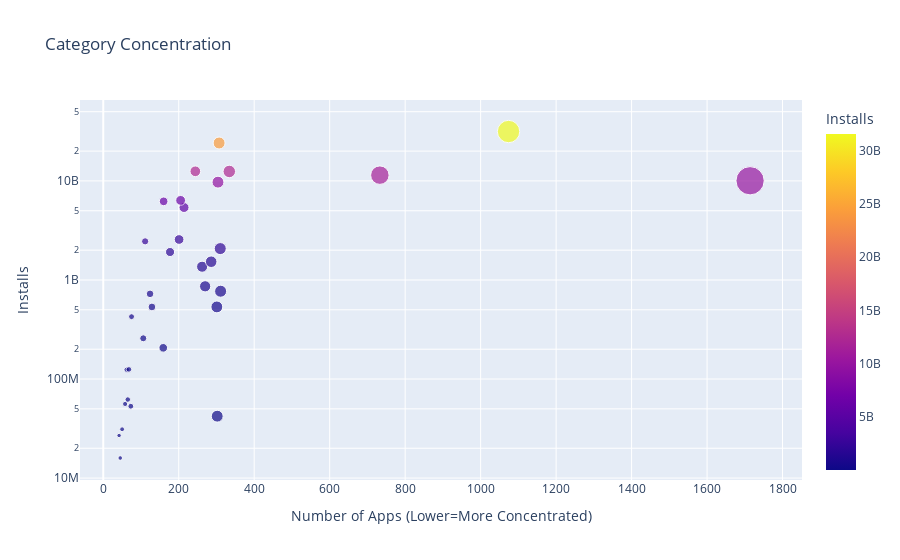

The notebook cell saved with this chart:
### Code cell
scatter = px.scatter(cat_merged_df, # data
                    x='App', # column name
                    y='Installs',
                    title='Category Concentration',
                    size='App',
                    hover_name=cat_merged_df.index,
                    color='Installs')
 
scatter.update_layout(xaxis_title="Number of Apps (Lower=More Concentrated)",
                      yaxis_title="Installs",
                      yaxis=dict(type='log'))
 
scatter.show()

### Figure 1 — Plotly figure (JSON) as saved in the notebook; plotly's stock layout.template omitted (floating-point values rounded to 4 significant figures)
{"data": [{"hovertemplate": "<b>%{hovertext}</b><br><br>App=%{marker.size}<br>Installs=%{marker.color}<extra></extra>", "hovertext": ["ART_AND_DESIGN", "AUTO_AND_VEHICLES", "BEAUTY", "BOOKS_AND_REFERENCE", "BUSINESS", "COMICS", "COMMUNICATION", "DATING", "EDUCATION", "ENTERTAINMENT", "EVENTS", "FAMILY", "FINANCE", "FOOD_AND_DRINK", "GAME", "HEALTH_AND_FITNESS", "HOUSE_AND_HOME", "LIBRARIES_AND_DEMO", "LIFESTYLE", "MAPS_AND_NAVIGATION", "MEDICAL", "NEWS_AND_MAGAZINES", "PARENTING", "PERSONALIZATION", "PHOTOGRAPHY", "PRODUCTIVITY", "SHOPPING", "SOCIAL", "SPORTS", "TOOLS", "TRAVEL_AND_LOCAL", "VIDEO_PLAYERS", "WEATHER"], "legendgroup": "", "marker": {"color": [124233100, 53129800, 26916200, 1916291655, 863518120, 56036100, 24152241530, 206522410, 533852000, 2455660000, 15949410, 10041105490, 770249400, 257777750, 31543862717, 1361006220, 125082000, 62083000, 534611120, 724267560, 42162676, 5393110650, 31116110, 2074352930, 9721243130, 12463070180, 2563331540, 12513841475, 1528531465, 11440724500, 6361859300, 6221897200, 426096500], "coloraxis": "coloraxis", "size": [62, 73, 42, 177, 270, 58, 307, 159, 129, 111, 45, 1714, 311, 106, 1074, 262, 68, 65, 301, 124, 302, 214, 50, 310, 304, 334, 201, 244, 286, 733, 205, 160, 75], "sizemode": "area", "sizeref": 4.285, "symbol": "circle"}, "mode": "markers", "name": "", "orientation": "v", "showlegend": false, "type": "scatter", "x": [62, 73, 42, 177, 270, 58, 307, 159, 129, 111, 45, 1714, 311, 106, 1074, 262, 68, 65, 301, 124, 302, 214, 50, 310, 304, 334, 201, 244, 286, 733, 205, 160, 75], "xaxis": "x", "y": [124233100, 53129800, 26916200, 1916291655, 863518120, 56036100, 24152241530, 206522410, 533852000, 2455660000, 15949410, 10041105490, 770249400, 257777750, 31543862717, 1361006220, 125082000, 62083000, 534611120, 724267560, 42162676, 5393110650, 31116110, 2074352930, 9721243130, 12463070180, 2563331540, 12513841475, 1528531465, 11440724500, 6361859300, 6221897200, 426096500], "yaxis": "y"}], "layout": {"autosize": true, "coloraxis": {"colorbar": {"title": {"text": "Installs"}}, "colorscale": [[0, "#0d0887"], [0.1111, "#46039f"], [0.2222, "#7201a8"], [0.3333, "#9c179e"], [0.4444, "#bd3786"], [0.5556, "#d8576b"], [0.6667, "#ed7953"], [0.7778, "#fb9f3a"], [0.8889, "#fdca26"], [1, "#f0f921"]]}, "legend": {"itemsizing": "constant", "tracegroupgap": 0}, "title": {"text": "Category Concentration"}, "xaxis": {"anchor": "y", "autorange": true, "domain": [0, 1], "range": [-84.27, 1946.0], "title": {"text": "Number of Apps (Lower=More Concentrated)"}, "type": "linear"}, "yaxis": {"anchor": "x", "autorange": true, "domain": [0, 1], "range": [6.933, 10.98], "title": {"text": "Installs"}, "type": "log"}}}
